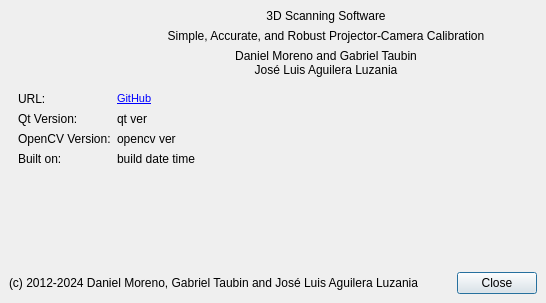
<?xml version="1.0" encoding="UTF-8"?>
<ui version="4.0">
 <class>AboutDialog</class>
 <widget class="QDialog" name="AboutDialog">
  <property name="geometry">
   <rect>
    <x>0</x>
    <y>0</y>
    <width>546</width>
    <height>303</height>
   </rect>
  </property>
  <property name="windowTitle">
   <string>About Camera-Projector Calibration</string>
  </property>
  <layout class="QVBoxLayout" name="verticalLayout_2">
   <property name="spacing">
    <number>6</number>
   </property>
   <property name="leftMargin">
    <number>9</number>
   </property>
   <property name="topMargin">
    <number>9</number>
   </property>
   <property name="rightMargin">
    <number>9</number>
   </property>
   <property name="bottomMargin">
    <number>9</number>
   </property>
   <item>
    <layout class="QHBoxLayout" name="horizontalLayout_2">
     <item>
      <widget class="QLabel" name="label">
       <property name="maximumSize">
        <size>
         <width>100</width>
         <height>100</height>
        </size>
       </property>
       <property name="text">
        <string/>
       </property>
       <property name="pixmap">
        <pixmap resource="../../resources/resources.qrc">:/unison.png</pixmap>
       </property>
       <property name="scaledContents">
        <bool>true</bool>
       </property>
      </widget>
     </item>
     <item>
      <layout class="QVBoxLayout" name="verticalLayout">
       <item>
        <widget class="QLabel" name="title_label">
         <property name="text">
          <string>3D Scanning Software</string>
         </property>
         <property name="alignment">
          <set>Qt::AlignCenter</set>
         </property>
        </widget>
       </item>
       <item>
        <widget class="QLabel" name="course_label">
         <property name="text">
          <string>Simple, Accurate, and Robust Projector-Camera Calibration</string>
         </property>
         <property name="alignment">
          <set>Qt::AlignCenter</set>
         </property>
        </widget>
       </item>
       <item>
        <widget class="QLabel" name="label_author">
         <property name="text">
          <string>Daniel Moreno and Gabriel Taubin
José Luis Aguilera Luzania</string>
         </property>
         <property name="alignment">
          <set>Qt::AlignCenter</set>
         </property>
        </widget>
       </item>
      </layout>
     </item>
    </layout>
   </item>
   <item>
    <widget class="QFrame" name="frame">
     <layout class="QFormLayout" name="formLayout">
      <property name="fieldGrowthPolicy">
       <enum>QFormLayout::AllNonFixedFieldsGrow</enum>
      </property>
      <item row="2" column="0">
       <widget class="QLabel" name="qt_version_title_label">
        <property name="text">
         <string>Qt Version:</string>
        </property>
       </widget>
      </item>
      <item row="2" column="1">
       <widget class="QLabel" name="qt_version_label">
        <property name="text">
         <string>qt ver</string>
        </property>
       </widget>
      </item>
      <item row="3" column="0">
       <widget class="QLabel" name="opencv_title_label">
        <property name="text">
         <string>OpenCV Version:</string>
        </property>
       </widget>
      </item>
      <item row="3" column="1">
       <widget class="QLabel" name="opencv_version_label">
        <property name="text">
         <string>opencv ver</string>
        </property>
       </widget>
      </item>
      <item row="4" column="0">
       <widget class="QLabel" name="built_date_title_label">
        <property name="text">
         <string>Built on:</string>
        </property>
       </widget>
      </item>
      <item row="4" column="1">
       <widget class="QLabel" name="built_date_label">
        <property name="text">
         <string>build date time</string>
        </property>
       </widget>
      </item>
      <item row="1" column="0">
       <widget class="QLabel" name="url_title_label">
        <property name="text">
         <string>URL:</string>
        </property>
       </widget>
      </item>
      <item row="1" column="1">
       <widget class="QLabel" name="url_label">
        <property name="text">
         <string>&lt;!DOCTYPE HTML PUBLIC &quot;-//W3C//DTD HTML 4.0//EN&quot; &quot;http://www.w3.org/TR/REC-html40/strict.dtd&quot;&gt;
&lt;html&gt;&lt;head&gt;&lt;meta name=&quot;qrichtext&quot; content=&quot;1&quot; /&gt;&lt;style type=&quot;text/css&quot;&gt;
p, li { white-space: pre-wrap; }
&lt;/style&gt;&lt;/head&gt;&lt;body style=&quot; font-family:'MS Shell Dlg 2'; font-size:8pt; font-weight:400; font-style:normal;&quot;&gt;
&lt;p style=&quot; margin-top:0px; margin-bottom:0px; margin-left:0px; margin-right:0px; -qt-block-indent:0; text-indent:0px;&quot;&gt;&lt;a href=&quot;https://github.com/JoseLuis-AL/SMCP-CPP&quot;&gt;&lt;span style=&quot; text-decoration: underline; color:#0000ff;&quot;&gt;GitHub&lt;/span&gt;&lt;/a&gt;&lt;/p&gt;&lt;/body&gt;&lt;/html&gt;</string>
        </property>
        <property name="textFormat">
         <enum>Qt::RichText</enum>
        </property>
        <property name="openExternalLinks">
         <bool>true</bool>
        </property>
       </widget>
      </item>
     </layout>
    </widget>
   </item>
   <item>
    <spacer name="verticalSpacer">
     <property name="orientation">
      <enum>Qt::Vertical</enum>
     </property>
     <property name="sizeHint" stdset="0">
      <size>
       <width>20</width>
       <height>40</height>
      </size>
     </property>
    </spacer>
   </item>
   <item>
    <layout class="QHBoxLayout" name="horizontalLayout">
     <item>
      <widget class="QLabel" name="author_label">
       <property name="text">
        <string>(c) 2012-2024 Daniel Moreno, Gabriel Taubin and José Luis Aguilera Luzania</string>
       </property>
      </widget>
     </item>
     <item>
      <spacer name="horizontalSpacer">
       <property name="orientation">
        <enum>Qt::Horizontal</enum>
       </property>
       <property name="sizeHint" stdset="0">
        <size>
         <width>40</width>
         <height>20</height>
        </size>
       </property>
      </spacer>
     </item>
     <item>
      <widget class="QPushButton" name="close_button">
       <property name="text">
        <string>Close</string>
       </property>
      </widget>
     </item>
    </layout>
   </item>
  </layout>
 </widget>
 <resources>
  <include location="../../resources/resources.qrc"/>
 </resources>
 <connections/>
</ui>
